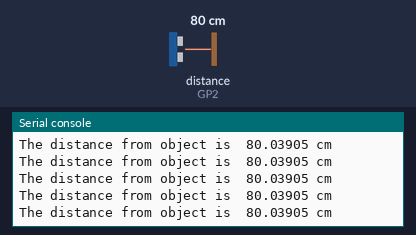
Bench run of a program on a simulated Raspberry Pi Pico running MicroPython. Shown: the last lines printed to the serial console. The inputs (shaded band) are chosen by the test bench; at power-on: distance to the obstacle (sensor on GP2) 80 cm. The echo pulse lasts 58.3 µs per cm.

Above: at 1.2 s.
1.3 s: distance to the obstacle (sensor on GP2) set to 2 cm
At 1.6 s:
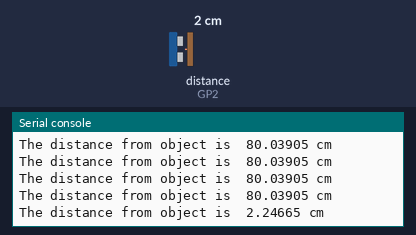
2.8 s: distance to the obstacle (sensor on GP2) set to 4 cm
At 2.8 s:
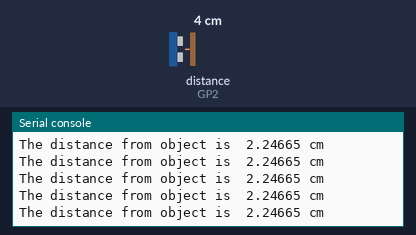
Timing chart, 0 to 5.8 s (numbered marks = the images above; inputs shaded):
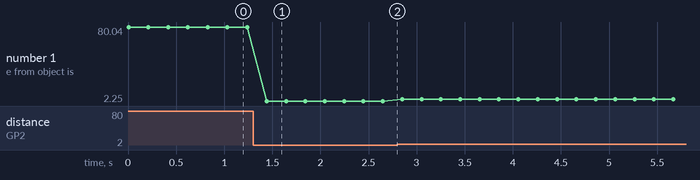

The program:

ultra_sonic_1.py
```python
from machine import Pin
import utime

echo = Pin(2, Pin.IN)
trigger = Pin(3, Pin.OUT)


def ultra():
    trigger.low()
    utime.sleep_us(2)
    trigger.high()
    utime.sleep_us(5)
    trigger.low()

    signal_on = 0
    signal_off = 0
    while echo.value() == False:
        signal_off = utime.ticks_us()
    while echo.value() == True:
        signal_on = utime.ticks_us()

    time_passed = signal_on - signal_off
    distance = (time_passed * 0.0343) / 2
    print("The distance from object is ", distance, "cm")


while True:
    ultra()
    utime.sleep(0.2)
```

Measured:
- after the input at 1.3 s, the serial console: prints a new line after 0.14 s (image 1)
- plotted number 1: 80.04 → 2.25 after the input at 1.3 s, 2.25 → 4.05 after the input at 2.8 s
